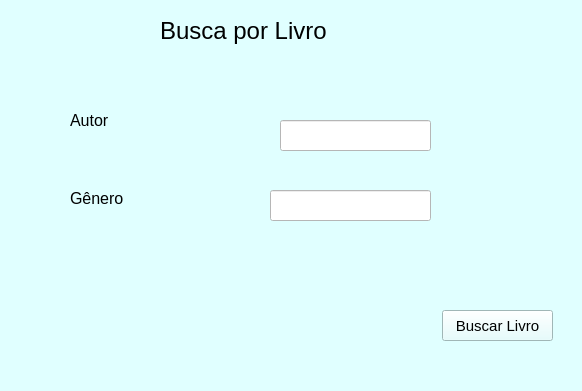
<?xml version="1.0" encoding="UTF-8"?>
<ui version="4.0">
 <class>MainWindow</class>
 <widget class="QMainWindow" name="MainWindow">
  <property name="geometry">
   <rect>
    <x>0</x>
    <y>0</y>
    <width>582</width>
    <height>391</height>
   </rect>
  </property>
  <property name="font">
   <font>
    <pointsize>12</pointsize>
   </font>
  </property>
  <property name="windowTitle">
   <string>MainWindow</string>
  </property>
  <property name="styleSheet">
   <string notr="true">alternate-background-color: rgb(224, 255, 255);
background-color: rgb(224, 255, 255);</string>
  </property>
  <widget class="QWidget" name="centralwidget">
   <widget class="QLabel" name="label">
    <property name="geometry">
     <rect>
      <x>160</x>
      <y>10</y>
      <width>211</width>
      <height>41</height>
     </rect>
    </property>
    <property name="font">
     <font>
      <pointsize>18</pointsize>
     </font>
    </property>
    <property name="text">
     <string>Busca por Livro</string>
    </property>
   </widget>
   <widget class="QLineEdit" name="line_Genero">
    <property name="geometry">
     <rect>
      <x>270</x>
      <y>190</y>
      <width>161</width>
      <height>31</height>
     </rect>
    </property>
    <property name="font">
     <font>
      <pointsize>12</pointsize>
     </font>
    </property>
    <property name="styleSheet">
     <string notr="true">background-color: rgb(255, 255, 255);</string>
    </property>
   </widget>
   <widget class="QLabel" name="label_4">
    <property name="geometry">
     <rect>
      <x>70</x>
      <y>190</y>
      <width>71</width>
      <height>16</height>
     </rect>
    </property>
    <property name="font">
     <font>
      <pointsize>12</pointsize>
     </font>
    </property>
    <property name="text">
     <string>Gênero</string>
    </property>
   </widget>
   <widget class="QPushButton" name="btn_BuscarLivro">
    <property name="geometry">
     <rect>
      <x>442</x>
      <y>310</y>
      <width>111</width>
      <height>31</height>
     </rect>
    </property>
    <property name="font">
     <font>
      <pointsize>11</pointsize>
     </font>
    </property>
    <property name="text">
     <string>Buscar Livro</string>
    </property>
   </widget>
   <widget class="QLabel" name="label_2">
    <property name="geometry">
     <rect>
      <x>70</x>
      <y>110</y>
      <width>47</width>
      <height>21</height>
     </rect>
    </property>
    <property name="font">
     <font>
      <pointsize>12</pointsize>
     </font>
    </property>
    <property name="text">
     <string>Autor</string>
    </property>
   </widget>
   <widget class="QLineEdit" name="line_autor">
    <property name="geometry">
     <rect>
      <x>280</x>
      <y>120</y>
      <width>151</width>
      <height>31</height>
     </rect>
    </property>
    <property name="font">
     <font>
      <pointsize>12</pointsize>
     </font>
    </property>
    <property name="styleSheet">
     <string notr="true">background-color: rgb(255, 255, 255);</string>
    </property>
   </widget>
  </widget>
  <widget class="QMenuBar" name="menubar">
   <property name="geometry">
    <rect>
     <x>0</x>
     <y>0</y>
     <width>582</width>
     <height>26</height>
    </rect>
   </property>
  </widget>
  <widget class="QStatusBar" name="statusbar"/>
 </widget>
 <resources/>
 <connections/>
</ui>
